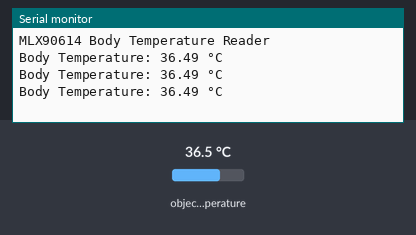
This sketch was run on a simulated ESP32-C3. On the bench: the last lines printed to the serial monitor. Inputs (shaded band) come from the test bench; at power-on: object temperature 36.5 °C.

Above: at 1.3 s.
1.4 s: object temperature set to 20 °C
At 1.9 s:
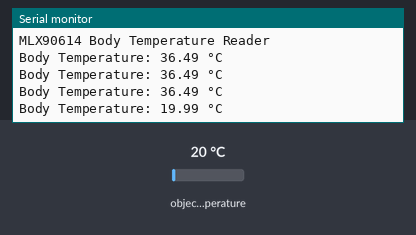
2.9 s: object temperature set to 26 °C
At 3.4 s:
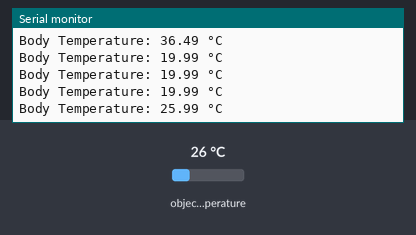
Timing chart, 0 to 5.9 s (numbered marks = the images above; inputs shaded):
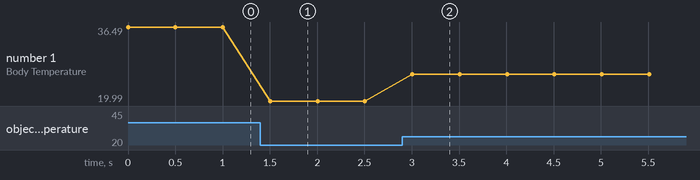

The sketch:

MLX90614.ino
```cpp
#include <Wire.h>
#include <Adafruit_MLX90614.h>

Adafruit_MLX90614 mlx = Adafruit_MLX90614();

void setup() {
  Serial.begin(115200);

  // Use custom I2C pins for ESP32-C3
  Wire.begin(8, 9);  // SDA = 8, SCL = 9

  if (!mlx.begin()) {
    Serial.println("MLX90614 not detected! Check wiring.");
    while (1);
  }

  Serial.println("MLX90614 Body Temperature Reader");
}

void loop() {
  // Read object temperature (temperature of the body)
  float bodyTemp = mlx.readObjectTempC();

  Serial.print("Body Temperature: ");
  Serial.print(bodyTemp);
  Serial.println(" °C");

  delay(500); // refresh every 0.5s
}
```

Measured:
- after the input at 1.4 s, the serial monitor: prints a new line after 0.10 s (image 1)
- after the input at 2.9 s, the serial monitor: prints a new line after 0.11 s (image 2)
- plotted number 1: 36.49 → 19.99 after the input at 1.4 s, 19.99 → 25.99 after the input at 2.9 s
